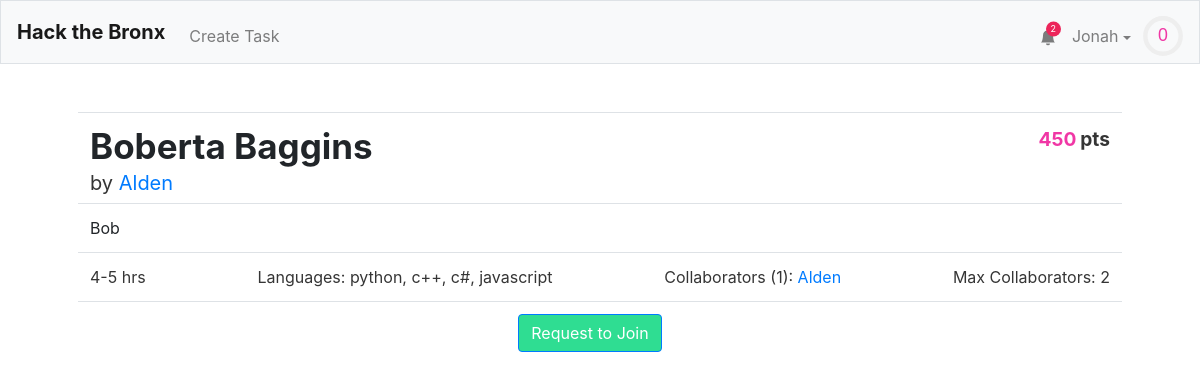
/task/1 (signed in), run on an earlier commit of the app's database.
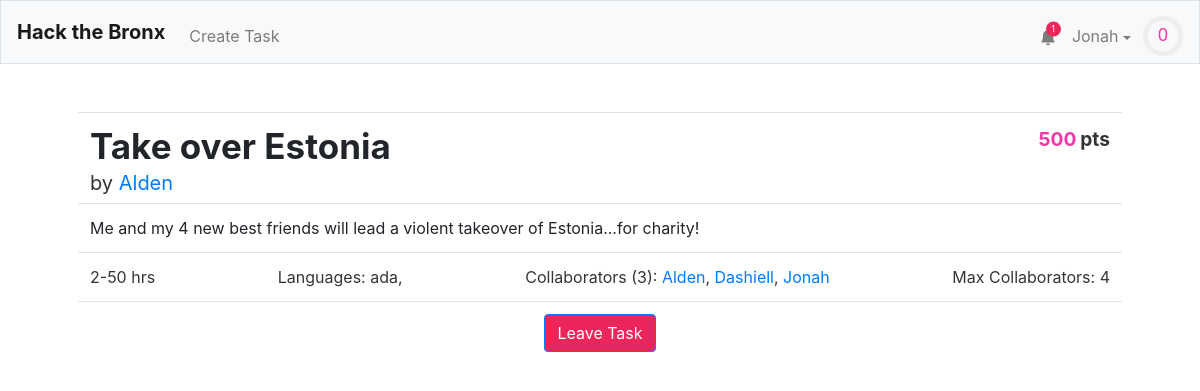
And on a later commit of the database.
### tables this page shows
CREATE TABLE "tasks" (
	"id"	INTEGER NOT NULL UNIQUE,
	"title"	TEXT NOT NULL,
	"description"	TEXT,
	"languages"	BLOB,
	"image"	TEXT,
	"hmin"	INTEGER,
	"hmax"	INTEGER,
	"cmax"	INTEGER,
	"collaborators"	TEXT,
	"creator"	INTEGER,
	PRIMARY KEY("id" AUTOINCREMENT)
);

CREATE TABLE "users" (
	"id"	INTEGER NOT NULL UNIQUE,
	"username"	TEXT NOT NULL UNIQUE,
	"hash"	TEXT NOT NULL,
	"email"	TEXT,
	"tasks"	TEXT,
	"points"	INTEGER NOT NULL DEFAULT 0,
	"numcomplete"	INTEGER NOT NULL DEFAULT 0,
	"notifications"	BLOB,
	PRIMARY KEY("id" AUTOINCREMENT)
);

### application.py (the view, shortened to what this page needs)
@app.route("/task/<id>", methods=["GET", "POST"])
@login_required
def task(id):
    if request.method == "GET":
        task = db.execute("SELECT * FROM tasks WHERE id = :id", id=id)[0]
        creator = db.execute("SELECT * FROM users WHERE id = :id", id=task['creator'])[0]
        ids = debyte(task['collaborators'])
        task['collaborators'] = [db.execute("SELECT * FROM users WHERE id = :id", id=a)[0] for a in ids]
        collaborators = task['collaborators']
        task["points"] = calculate_points(task)
        return render_template("task.html",is_user_task=(task["creator"]==session["user_id"]),is_collab_task=(session["user_id"] in ids),enumerate=enumerate,len=len,collaborators=collaborators,task=task, creator=creator, user=getuser(session, db))

### application.py (called while the page is built)
@app.after_request
def after_request(response):
    response.headers["Cache-Control"] = "no-cache, no-store, must-revalidate"
    response.headers["Expires"] = 0
    response.headers["Pragma"] = "no-cache"
    return response

### helpers.py (called while the page is built)
def login_required(f):
    @wraps(f)
    def decorated_function(*args, **kwargs):
        if session.get("user_id") is None:
            return redirect("/login")
        return f(*args, **kwargs)
    return decorated_function

def debyte(obj):
    return pickle.loads(obj)

def getuser(session, db):
    user =  db.execute("SELECT * FROM users WHERE id = :id", id=session["user_id"])[0]
    user["level"]=int(user['points']**.5//10)
    user["level-progress"] = (user['points']**.5%8)/(((user["level"]+1)*10)**2)
    user["notifications"] = debyte(user["notifications"]) if user["notifications"] else []
    user["notification-amount"] = len(user["notifications"])
    return user

def calculate_points(task):
    if task['hmin'] and task['hmax']:
        total = int(min((task['hmin']+task['hmax'])/2 * 100, 500))
    else:
        total = 0
    return total

### templates/task.html (shortened to what this page needs)
{% extends "layout.html" %}
{% block head %}
    <link href="/static/task.css" rel="stylesheet">
{% endblock %}
{% block main %}
<table class="table">
  <tbody>
    <tr>
      <td class="title"><h1>{{ task.title }}</h1><span class="creator-text">by <a href="/profile/{{creator.username}}">{{creator.username}}</a></span></td><td class="pts-td"><span class="points"><span>{{task.points}}</span><div> pts</div></span></td>
    </tr>
    {% if "description" in task %}
    <tr>
      <td colspan="2" class="description-text">{{task.description}}</td>
    </tr>
    {% endif %}
    <tr>
      <td colspan="2" width="100%">
        <div class="stats">
        <span class="hours-text">{{task.hmin}}-{{task.hmax}} hrs</span>
        <span class="languages-text">Languages: {{task.languages}}</span>
        <span class="collaborators-text">Collaborators ({{len(collaborators)}}): {% for i,c in enumerate(collaborators)%}<a href="/profile/{{c['username']}}">{{c['username']}}</a>{% if i < len(collaborators)-1%}, {% endif %}{% endfor %}</span>
        <span class="cmax-text">Max Collaborators: {{task.cmax}}</span>
      </div>
      </td>
    </tr>
    {% if is_user_task %}
    <tr>
      <td colspan="2" width="100%" style="text-align: center;">
        <button onclick = "openCompleteConfirmModal()" class="btn btn-primary accept-button">Mark Task as Complete</button>
        <button onclick = "openDeleteConfirmModal()" class="btn btn-primary reject-button">Delete</button>
      </td>
    </tr>
    {% elif is_collab_task %}
    <tr>
      <td colspan="2" width="100%" style="text-align: center;">
        <button onclick = "postData('leave')" class="btn btn-primary reject-button">Leave Task</button>
      </td>
    </tr>
    {% else %}
    <tr>
      <td colspan="2" width="100%" style="text-align: center;">
        <button onclick = "postData('join')" class="btn btn-primary accept-button">Request to Join</button>
      </td>
    </tr>
    {% endif %}
  </tbody>
</table>
{% endblock %}

### templates/layout.html (shortened to what this page needs)
<!DOCTYPE html>
<html lang="en">
    <head>
        <link href="https://maxcdn.bootstrapcdn.com/bootstrap/4.1.3/css/bootstrap.min.css" rel="stylesheet">
        {% block head %}{% endblock %}
        <link href="/static/styles.css" rel="stylesheet">
    </head>
    <body>
        <nav style = "height: 8vh" class="navbar navbar-expand-md navbar-light bg-light border">
            <a class="navbar-brand" href="/"><b>Hack the Bronx</b></a>
            <div class="collapse navbar-collapse" id="navbar">
                {% if session.user_id %}
                    <ul class="navbar-nav mt-2">
                        <li class="nav-item"><a class="nav-link" href="/taskCreation">Create Task</a></li>
                    </ul>
                    <ul class="navbar-nav ml-auto mt-2">
                        <li style="position: relative; transform:translateX(8px) translateY(7.5px);"class="nav-item"><a class="nav-link" href="/notifications"><svg xmlns="http://www.w3.org/2000/svg" width="16" height="16" fill="currentColor" class="bi bi-bell-fill" viewBox="0 0 16 16">
  <path d="M8 16a2 2 0 0 0 2-2H6a2 2 0 0 0 2 2zm.995-14.901a1 1 0 1 0-1.99 0A5.002 5.002 0 0 0 3 6c0 1.098-.5 6-2 7h14c-1.5-1-2-5.902-2-7 0-2.42-1.72-4.44-4.005-4.901z"/>
</svg></a><span style="display:{{ "none" if user["notification-amount"] == 0 else "flex" }};" class="notification-circle">{{user["notification-amount"]}}</span></li>
                        <li class="nav-item">
                            <div id="user-information-dropdown">
                              <button onclick="showUserDropdown()" id="user-information-dropname" class="nav-link">{{ session.user_name }} <span class="dropdown-caret"></span></button>
                            </div>
                        </li>
                        <li class="nav-item">
                            <div style = "margin-left: -4px;">
                                <svg viewBox="0 0 36 36" style="transform: translateY(8px); width: 40px;">
                                    <path class="level-display-bg"
                                d="M18 2.0845
                                  a 15.9155 15.9155 0 0 1 0 31.831
                                  a 15.9155 15.9155 0 0 1 0 -31.831"
                              />
                                  <path class = "level-display"
                                    d="M18 2.0845
                                      a 15.9155 15.9155 0 0 1 0 31.831
                                      a 15.9155 15.9155 0 0 1 0 -31.831"
                                    fill="none"
                                    stroke="#444";
                                    stroke-width="1";
                                    stroke-dasharray="{{ user["level-progress"] }}, 100";
                                  />
                                  <text x="18" y="22.8" class="level">{{user["level"]}}</text>
                                </svg>
                            </div>
                        </li>
                    </ul>
                {% endif %}
            </div>
        </nav>
        <main class="container p-5">
            {% block main %}{% endblock %}
        </main>
    </body>
</html>

What changed in the data, as far as the page shows it:
now on one of the page's lists (row edited): users: username "Jonah"
changed tasks: title "Boberta Baggins" → "Take over Estonia"; description "Bob" → "Me and my 4 new best friends will lead a violent takeover of Estonia...for charity!"; hmin "4" → "2"; hmax "5" → "50"; languages "python, c++, c#, javascript" → "ada,"; cmax "2" → "4"
changed users "Alden": now shows ","
now on this page (row unchanged): users: username "Dashiell"
Also different on the page:
{{ user["notification-amount"] }}: "2" → "1"
{{ task.points }}: "450" → "500"
{{ len(collaborators) }}: "1" → "3"
text no longer shown: "Request to Join"
text now shown: "Leave Task"
